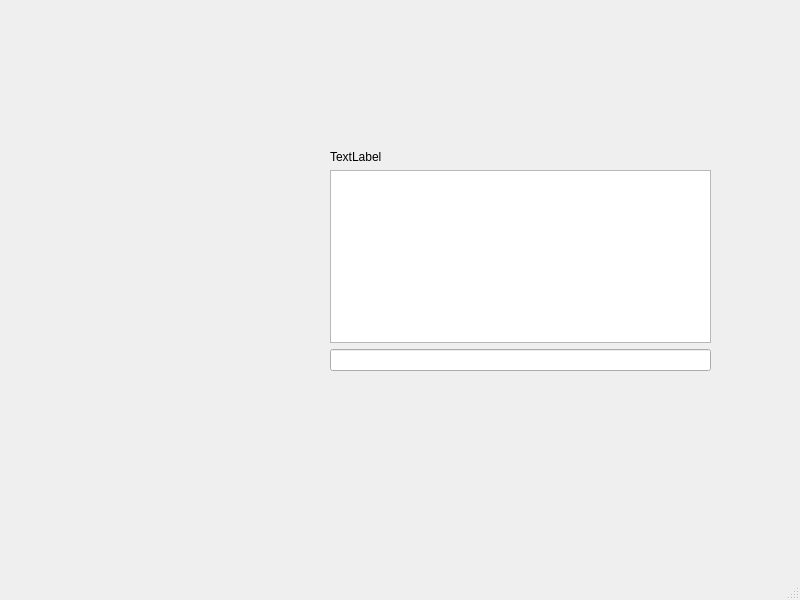
<?xml version="1.0" encoding="UTF-8"?>
<ui version="4.0">
 <class>MainWindow</class>
 <widget class="QMainWindow" name="MainWindow">
  <property name="geometry">
   <rect>
    <x>0</x>
    <y>0</y>
    <width>800</width>
    <height>600</height>
   </rect>
  </property>
  <property name="windowTitle">
   <string>MainWindow</string>
  </property>
  <widget class="QWidget" name="centralwidget">
   <widget class="QWidget" name="gridLayoutWidget">
    <property name="geometry">
     <rect>
      <x>330</x>
      <y>150</y>
      <width>381</width>
      <height>221</height>
     </rect>
    </property>
    <layout class="QGridLayout" name="gridLayout">
     <item row="0" column="0">
      <layout class="QVBoxLayout" name="verticalLayout">
       <item>
        <widget class="QLabel" name="label">
         <property name="text">
          <string>TextLabel</string>
         </property>
        </widget>
       </item>
       <item>
        <widget class="QListView" name="listView"/>
       </item>
       <item>
        <widget class="QLineEdit" name="lineEdit"/>
       </item>
      </layout>
     </item>
    </layout>
   </widget>
  </widget>
  <widget class="QMenuBar" name="menubar">
   <property name="geometry">
    <rect>
     <x>0</x>
     <y>0</y>
     <width>800</width>
     <height>21</height>
    </rect>
   </property>
  </widget>
  <widget class="QStatusBar" name="statusbar"/>
 </widget>
 <resources/>
 <connections/>
</ui>
